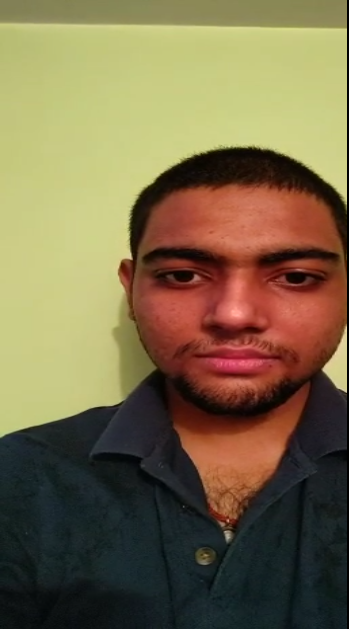
#> input picture ima.png, 349 x 629 px, given as the content of the folder data/1, which was not available
$ python classifier.py
#> lines starting #> are read from the running program, lines starting #| are printed output that depends on the picture
import numpy as np
from PIL import  Image
import os, cv2

# Method to train custom classifier to recognize face
def train_classifer(data_dir,ids,faces):
    # Read all the images in custom data-set
#> called with data_dir = 'data/1'
    path = [os.path.join(data_dir, f) for f in os.listdir(data_dir)]


    # Store images in a numpy format and ids of the user on the same index in imageNp and id lists
    for image in path:
        img = Image.open(image).convert('L')
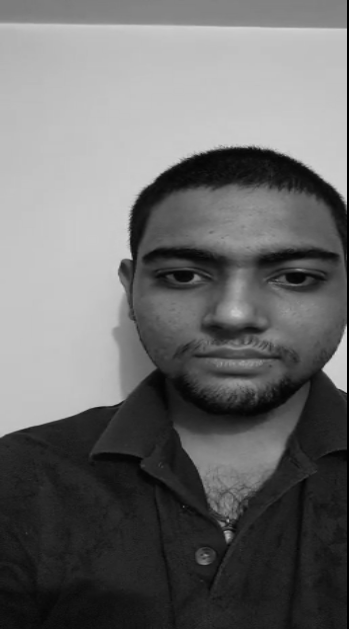
#> img: PIL image 349x629 L; min 0, max 216, mean 108
        imageNp = np.array(img, 'uint8')
#> (the run stopped early here; a loop or call above may not have finished)

$ run again, on img4.jpg
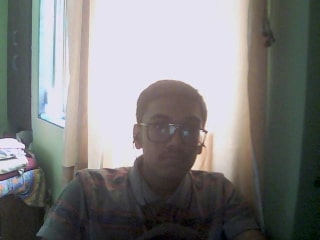
#> input picture img4.jpg, 320 x 240 px, given as the content of the folder data/1, which was not available
#> in train_classifer, `img = Image.open(image).convert('L')`:
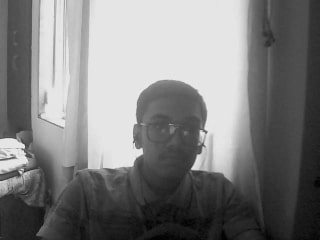
#> img: PIL image 320x240 L; min 1, max 242, mean 125.9
